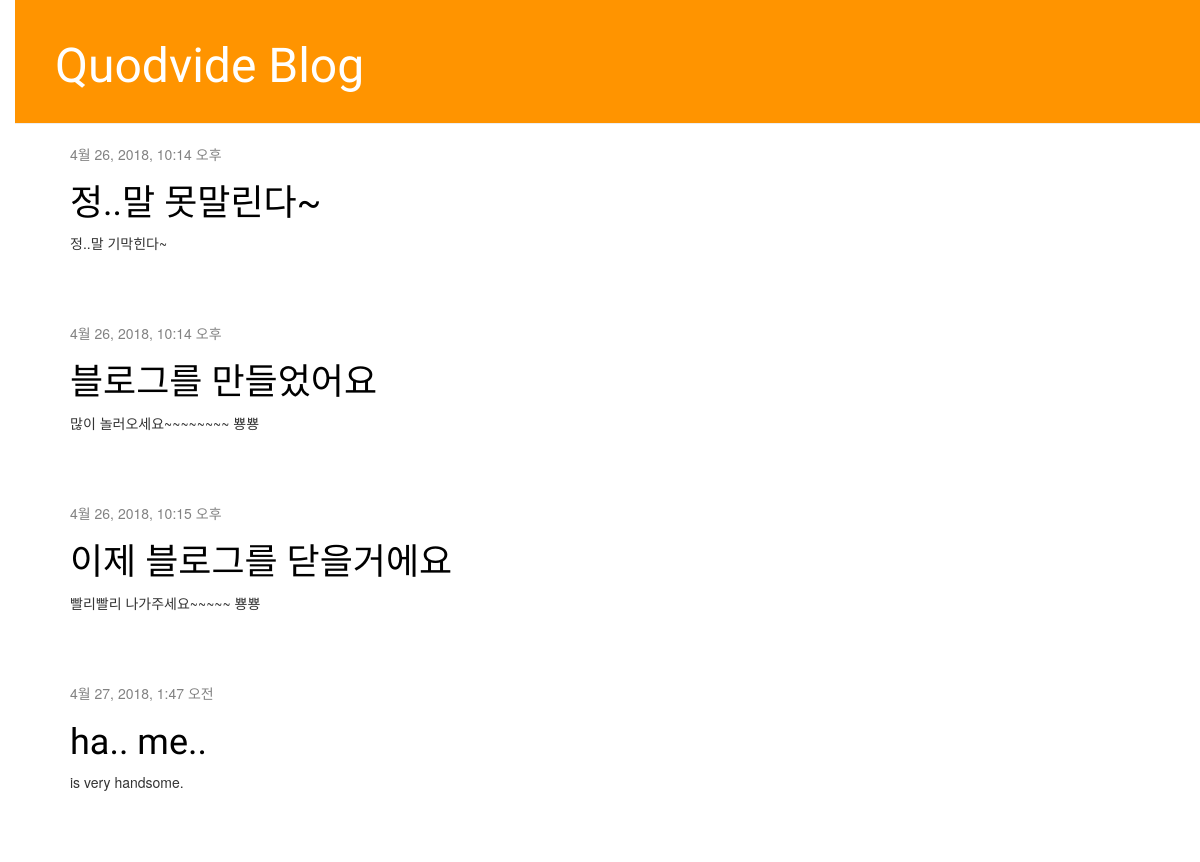
Before: / with the older database file.
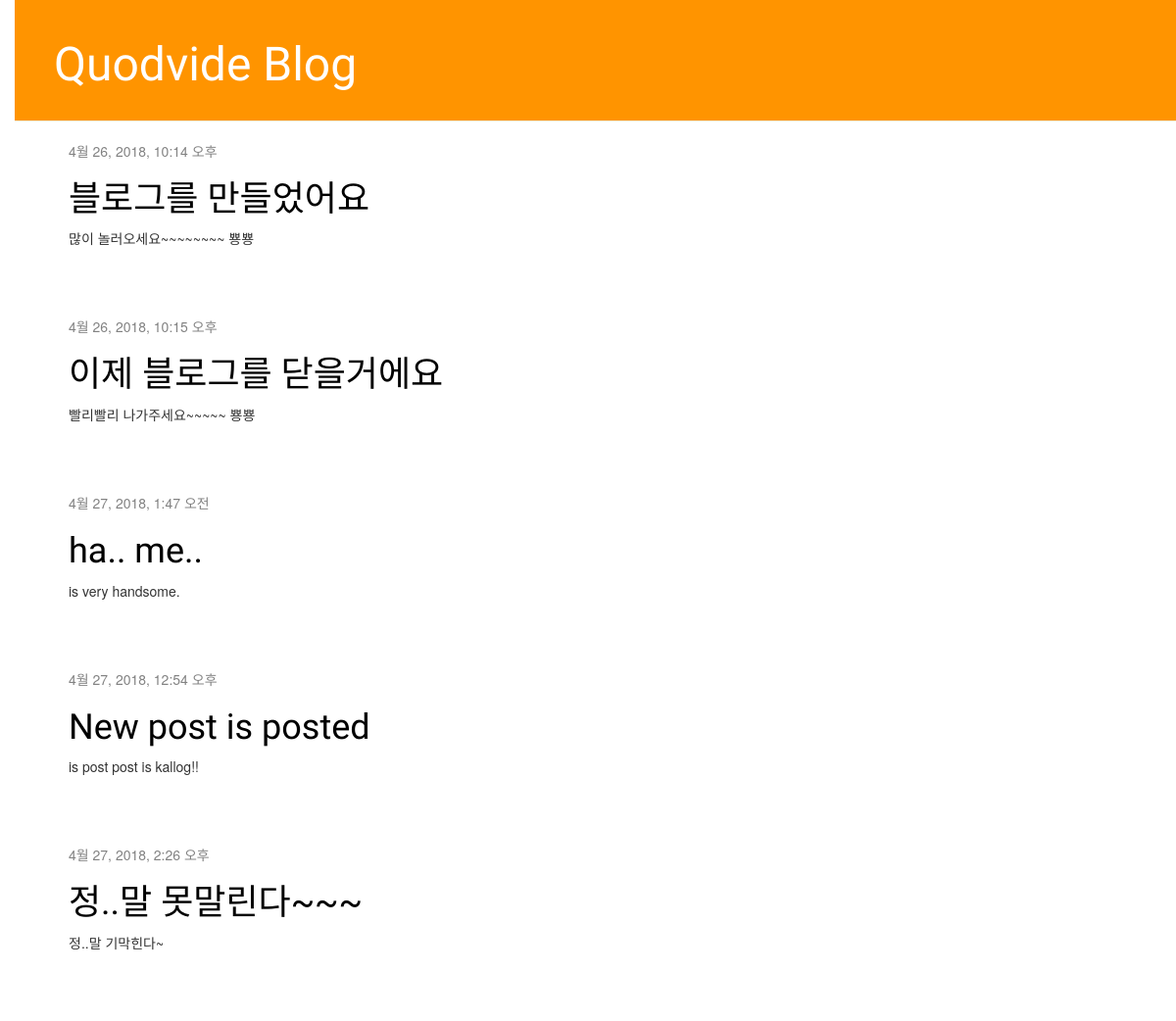
After: the same page with the newer database file.
### blog/models.py (models this page shows, shortened)
class Post(models.Model):
    author = models.ForeignKey('auth.User', on_delete=models.CASCADE)
    title = models.CharField(max_length=200)
    text = models.TextField()
    created_date = models.DateTimeField(default=timezone.now)
    published_date = models.DateTimeField(blank=True, null=True)

### blog/views.py (the view)
# urls.py: url(r'^$', views.post_list, name='post_list'),
def post_list(request):
    posts = Post.objects.filter(published_date__lte=timezone.now()).order_by('published_date')
    return render(request, 'blog/post_list.html', {'posts': posts})

### blog/templates/blog/post_list.html
{% extends 'blog/base.html' %}
{% block content %}
    {% for post in posts %}
        <div class="post">
            <div class="date">
                {{ post.published_date }}
            </div>
            <h1><a href="{% url 'post_detail' pk=post.pk %}">{{ post.title }}</a></h1>
            <p>{{ post.text|linebreaksbr }}</p>
        </div>
    {% endfor %}
{% endblock %}

### blog/templates/blog/base.html (shortened to what this page needs)
{% load staticfiles %}
<html>
    <head>
        <link rel="stylesheet" href="//maxcdn.bootstrapcdn.com/bootstrap/3.2.0/css/bootstrap.min.css">
        <link rel="stylesheet" href="//maxcdn.bootstrapcdn.com/bootstrap/3.2.0/css/bootstrap-theme.min.css">
        <link rel="stylesheet" href="{% static 'css/blog.css' %}">
    </head>
    <body>
        <div class="page-header">
            <h1><a href="/">Quodvide Blog</a></h1>
        </div>
        <div class="content container">
            <div class="row">
                <div class="col-md-8">
                    {% block content %}
                    {% endblock %}
                </div>
            </div>
        </div>
    </body>
</html>

### blog/static/css/blog.css (style rules this page uses)
h1 a { color: #FCA205; font-family: 'Lobster'; }
body { padding-left: 15px; }
.page-header { background-color: #ff9400; margin-top: 0; padding: 20px 20px 20px 40px; }
.page-header h1, .page-header h1 a, .page-header h1 a:visited, .page-header h1 a:active { color: #ffffff; font-size: 36pt; text-decoration: none; }
.content { margin-left: 40px; }
h1, h2, h3, h4 { font-family: 'Lobster', cursive; }
.date { color: #828282; }
.post { margin-bottom: 70px; }
.post h1 a, .post h1 a:visited { color: #000000; }

Changed rows visible on the page:
added Post: published_date "4월 27, 2018, 12:54 오후", title "New post is posted", text "is post post is kallog!!"
changed Post "정..말 기막힌다~": published_date "4월 26, 2018, 10:14 오후" → "4월 27, 2018, 2:26 오후"; title "정..말 못말린다~" → "정..말 못말린다~~~"; moves down the list
